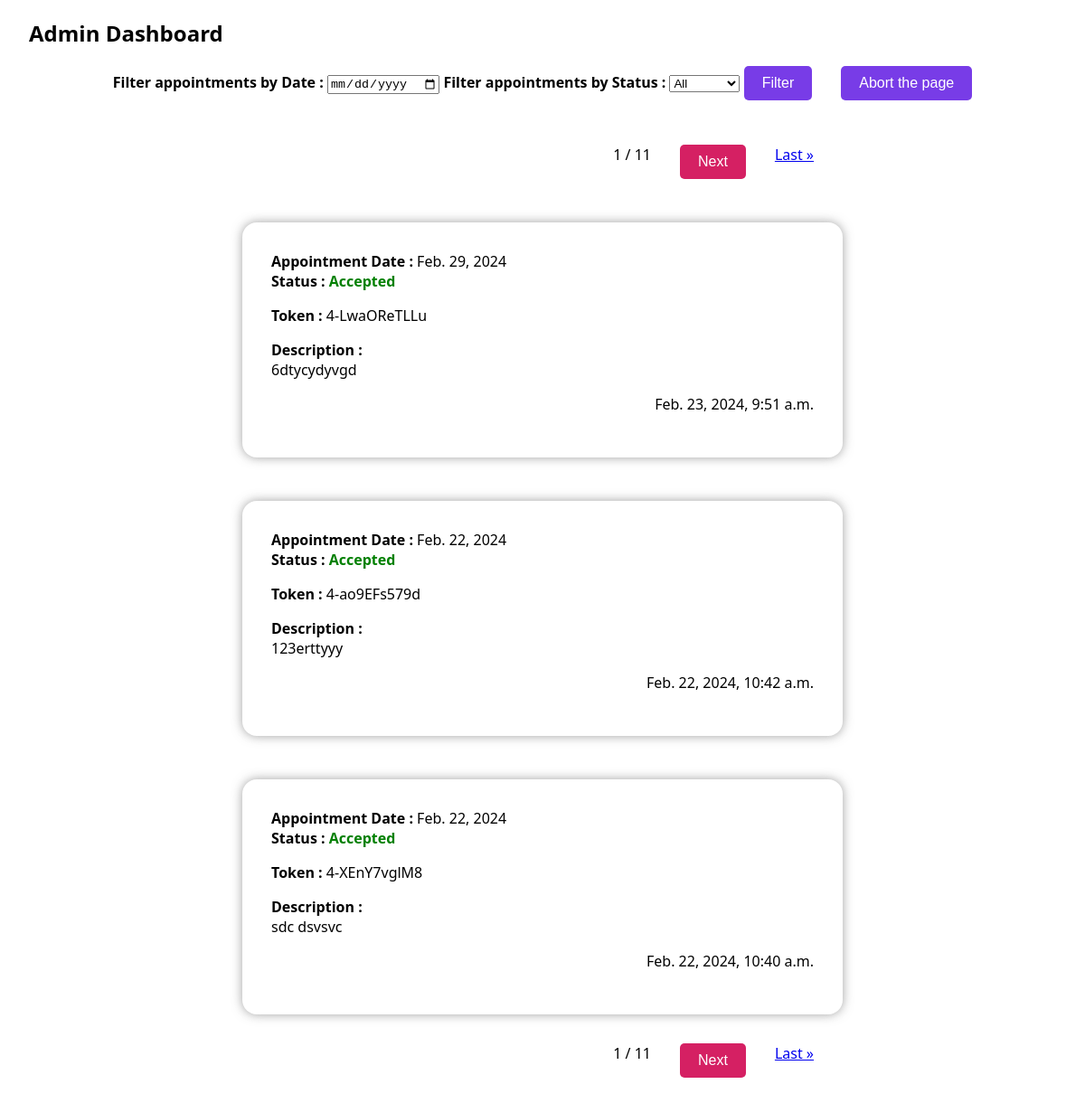
Before: /admin-dashboard/ (signed in) with the older database file.
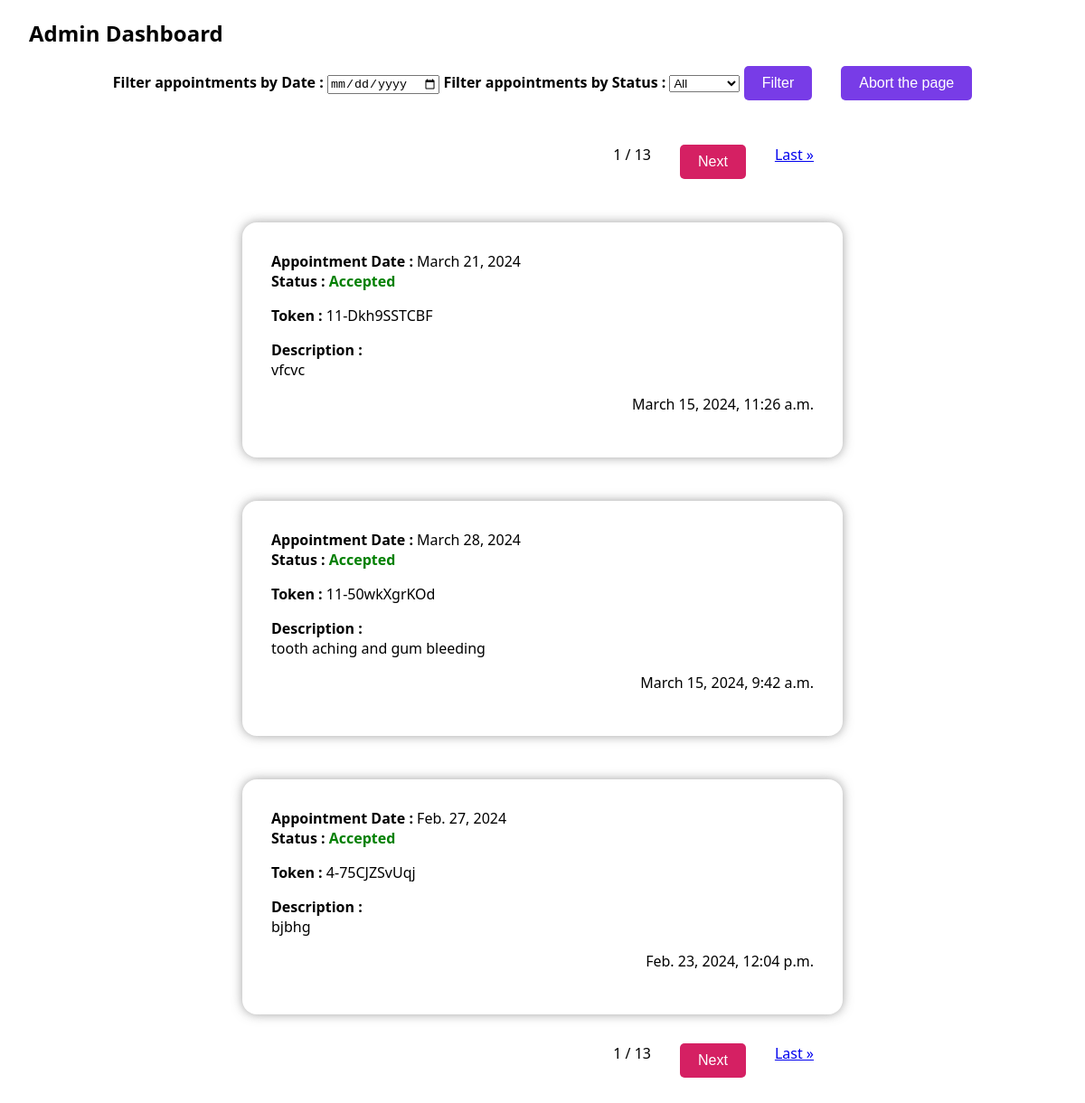
After: the same page with the newer database file.
### SmileSphereApp/models.py (models this page shows, shortened)
class Appointment(models.Model):
    STATUS_CHOICES = (
        (1, 'Pending'),
        (2, 'Accepted'),
        (3, 'Rejected'),
    )
    date = models.DateField()
    description = models.TextField()
    patient = models.ForeignKey(Patient, on_delete=models.CASCADE)
    status = models.IntegerField(choices=STATUS_CHOICES)
    patient_token = models.CharField(max_length=255)
    created_at = models.DateTimeField(default=timezone.now)
    updated_at = models.DateTimeField(default=timezone.now)
    appointment_time = models.DateTimeField()

### SmileSphereApp/views.py (the view)
# urls.py: path('admin-dashboard/', views.admin_dashboard, name='admin_dashboard'),
def admin_dashboard(request):
    if 'super_admin_id' not in request.session:
        return redirect('admin_login')
    appointments = Appointment.objects.all()
    date_filter = request.GET.get('date')
    if date_filter:
        appointments = appointments.filter(date=date_filter)
    status_filter = request.GET.get('status')
    if status_filter:
        appointments = appointments.filter(status=status_filter)
    appointments = appointments.order_by('-id')
    for appointment in appointments:
        appointment.user_email = appointment.patient.email
    paginator = Paginator(appointments, 3)  # Show 10 appointments per page
    page_number = request.GET.get('page')
    page_obj = paginator.get_page(page_number)
    context = {
        'page_obj': page_obj,
        'paginator': paginator,
    }
    if not appointments:
        context['no_appointments'] = True
    return render(request, 'admin_dashboard.html', context)

### template/admin_dashboard.html (shortened to what this page needs)
 <!DOCTYPE html>
<html lang="en">
<head>
</head>
<body>
    <div class="bg-header">
        <h2 class="ml-2">Admin Dashboard</h2>
    <div class="pat-dash-header">
    <form method="GET">
        <label for="date"><strong>Filter appointments by Date : </strong></label>
        <input type="date" name="date">
        <label for="status"><strong>Filter appointments by Status : </strong></label>
        <select name="status">
            <option value="">All</option>
        </select>
        <button class="filter-btn" type="submit">Filter</button>
    </form>
    <a href="{% url 'index' %}">
        <button class="filter-btn">Abort the page</button>
    </a>
    </div>
    </div>
    <div class="dash-body-cntr">
    {% if no_appointments %}
        <p>No appointments found.</p>
    {% else %}
        {% if paginator.num_pages > 1 %}
            <div class="pagination-c">
                <span>{{ page_obj.number }} / {{ paginator.num_pages }}</span>
                {% if page_obj.has_next %}
                    <a href="?page={{ page_obj.next_page_number }}"><button class="page-btn">Next</button></a>
                    <a href="?page={{ paginator.num_pages }}">Last &raquo;</a>
                {% endif %}
            </div>
        {% endif %}
            {% for appointment in page_obj %}
            <div class="card-dash">
                <div>
                    <strong>Appointment Date : </strong> {{ appointment.date }}
                </div>
                <strong>Status : </strong>
                {% if appointment.status == 1 or appointment.status == 3 %}
                    <strong style="color: red">{{ appointment.get_status_display }}</strong>
                {% elif appointment.status == 2 %}
                    <strong style="color: green">{{ appointment.get_status_display }}</strong>
                {% endif %}
                    <p>
                        {% if appointment.status == 2 %}
                            <strong>Token : </strong> {{ appointment.patient_token }}
                        {% else %}
                            <strong>Token : </strong> Not yet accepted
                        {% endif %}
                    </p>
              <div>
                <div>
                    <strong>Description : </strong>
                </div>
                <span>
                    {{ appointment.description }}
                </span>
              </div>
                <div class="created-dt">
                    <p>  {{ appointment.created_at }}</p>
                </div>
            </div>
            {% endfor %}
        {% if paginator.num_pages > 1 %}
            <div class="pagination-c">
                <span>{{ page_obj.number }} / {{ paginator.num_pages }}</span>
                {% if page_obj.has_next %}
                    <a href="?page={{ page_obj.next_page_number }}"><button class="page-btn">Next</button></a>
                    <a href="?page={{ paginator.num_pages }}">Last &raquo;</a>
                {% endif %}
            </div>
        {% endif %}
    {% endif %}
    </div>
</body>
</html>

Changed rows visible on the page:
no longer on this page (row unchanged): Appointment: date "Feb. 29, 2024", status "Accepted", patient_token "4-LwaOReTLLu", description "6dtycydyvgd", created_at "Feb. 23, 2024, 9:51 a.m."
no longer on this page (row unchanged): Appointment: date "Feb. 22, 2024", status "Accepted", patient_token "4-ao9EFs579d", description "123erttyyy", created_at "Feb. 22, 2024, 10:42 a.m."
no longer on this page (row unchanged): Appointment: date "Feb. 22, 2024", status "Accepted", patient_token "4-XEnY7vglM8", description "sdc dsvsvc", created_at "Feb. 22, 2024, 10:40 a.m."
added Appointment: date "March 21, 2024", status "Accepted", patient_token "11-Dkh9SSTCBF", description "vfcvc", created_at "March 15, 2024, 11:26 a.m."
added Appointment: date "March 28, 2024", status "Accepted", patient_token "11-50wkXgrKOd", description "tooth aching and gum bleeding", created_at "March 15, 2024, 9:42 a.m."
added Appointment: date "Feb. 27, 2024", status "Accepted", patient_token "4-75CJZSvUqj", description "bjbhg", created_at "Feb. 23, 2024, 12:04 p.m."
Other visible differences:
{{ paginator.num_pages }}: "11" → "13"
